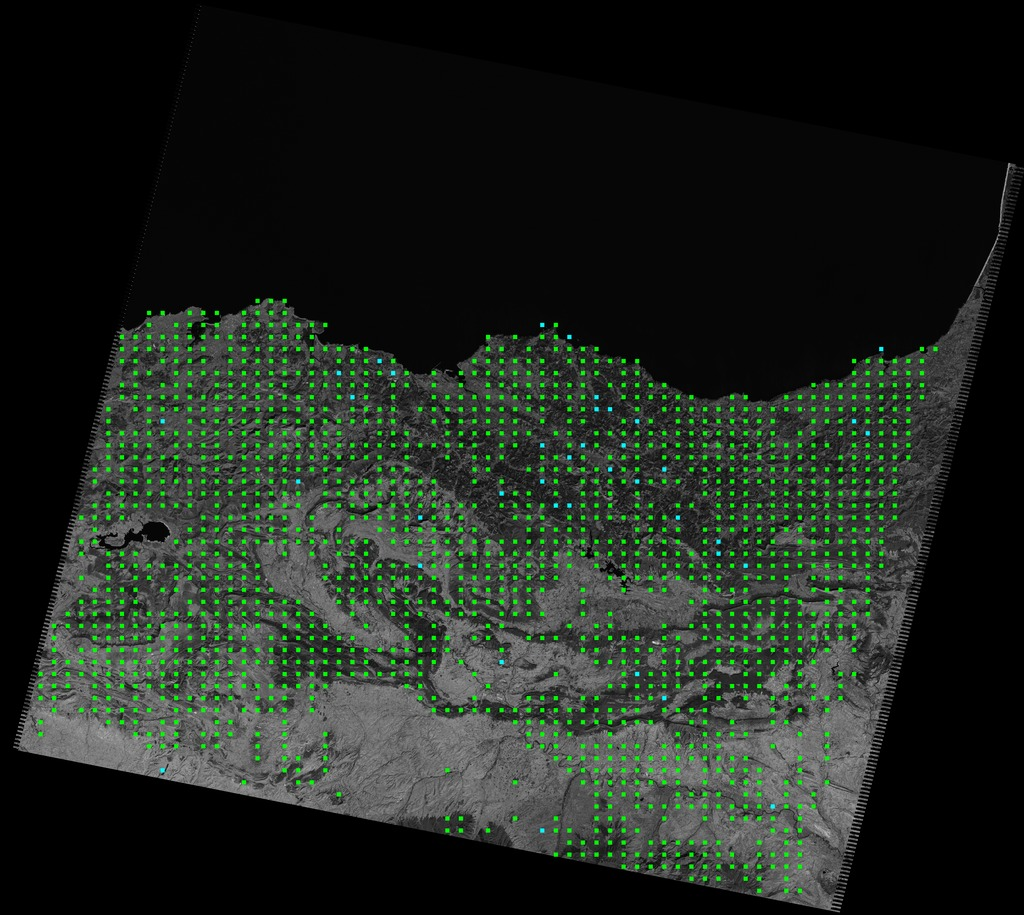
#> input picture Data/LT05_L1TP_201030_20110930_20161005_01_T1_VER.jpg, 1024 x 915 px
$ jupyter execute --allow-errors Pillow_Quickstart.ipynb
#> lines starting #> are read from the running program, lines starting #| are printed output that depends on the picture
## Pillow Quickstart

This is a notebook to test the basic functionality in the environment for the Python Package <b>pillow</b>. For more quickstart materials, see [here](https://pillow.readthedocs.io/en/stable/handbook/tutorial.html).

[cell 1]
from PIL import Image
from PIL import ImageFont
from PIL import ImageDraw
import numpy as np
from ipywidgets import interact

[cell 2]
im = Image.open("../Data/LT05_L1TP_201030_20110930_20161005_01_T1_VER.jpg")
#> im is the input picture: PIL image 1024x915 RGB; mean R, G, B 31.8, 39.5, 32
im2 = Image.open("../Data/sma2_river.tif")
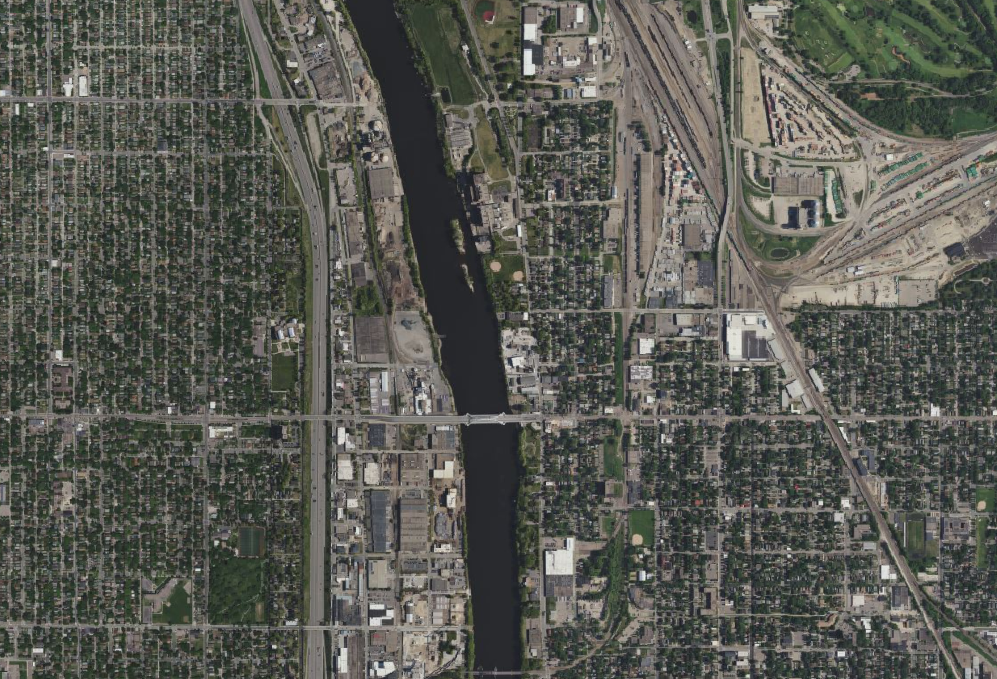
#> input picture Data/sma2_river.tif, 997 x 679 px
#> im2 is the input picture: PIL image 997x679 RGBA; mean R, G, B, A 89.7, 90.7, 83.7, 255

[cell 3]
im_np = np.array(im)
im_np

[cell 4]
def merge(im1, im2):
    w = im1.size[0] + im2.size[0]
#> w = 2021
    h = max(im1.size[1], im2.size[1])
#> h = 915
    im = Image.new("RGBA", (w, h))
#> im: PIL image 2021x915 RGBA; every value is 0

    im.paste(im1)
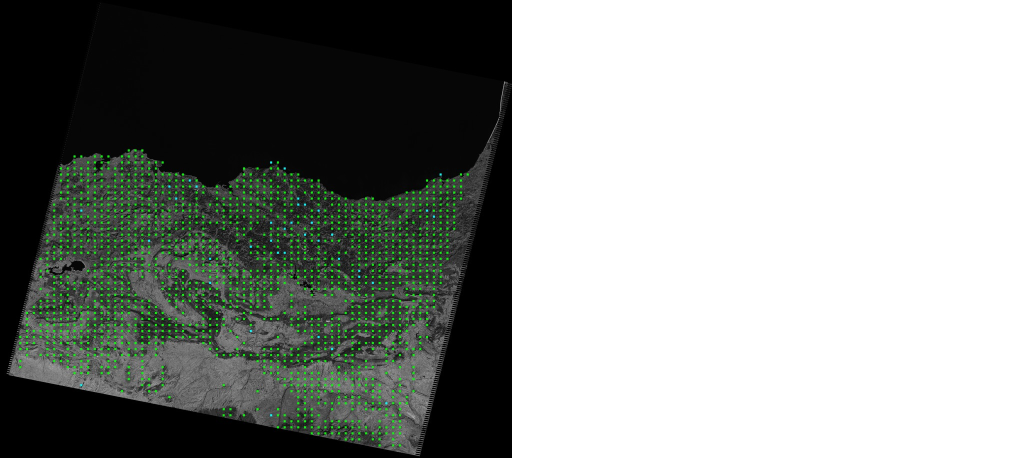
#> im: PIL image 2021x915 RGBA (shown at 1/2 size); mean R, G, B, A 16.1, 20, 16.2, 129.2; transparent parts drawn white
    im.paste(im2, (im1.size[0], 0))
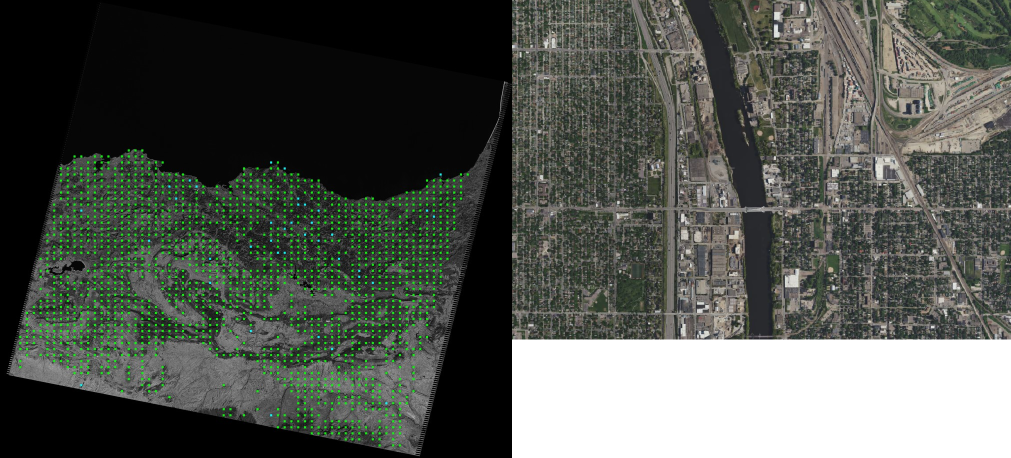
#> im: PIL image 2021x915 RGBA (shown at 1/2 size); mean R, G, B, A 49, 53.2, 46.9, 222.6; transparent parts drawn white

    return im

[cell 5]
merge(im, im2)

[cell 6]
r, g, b = im.split()
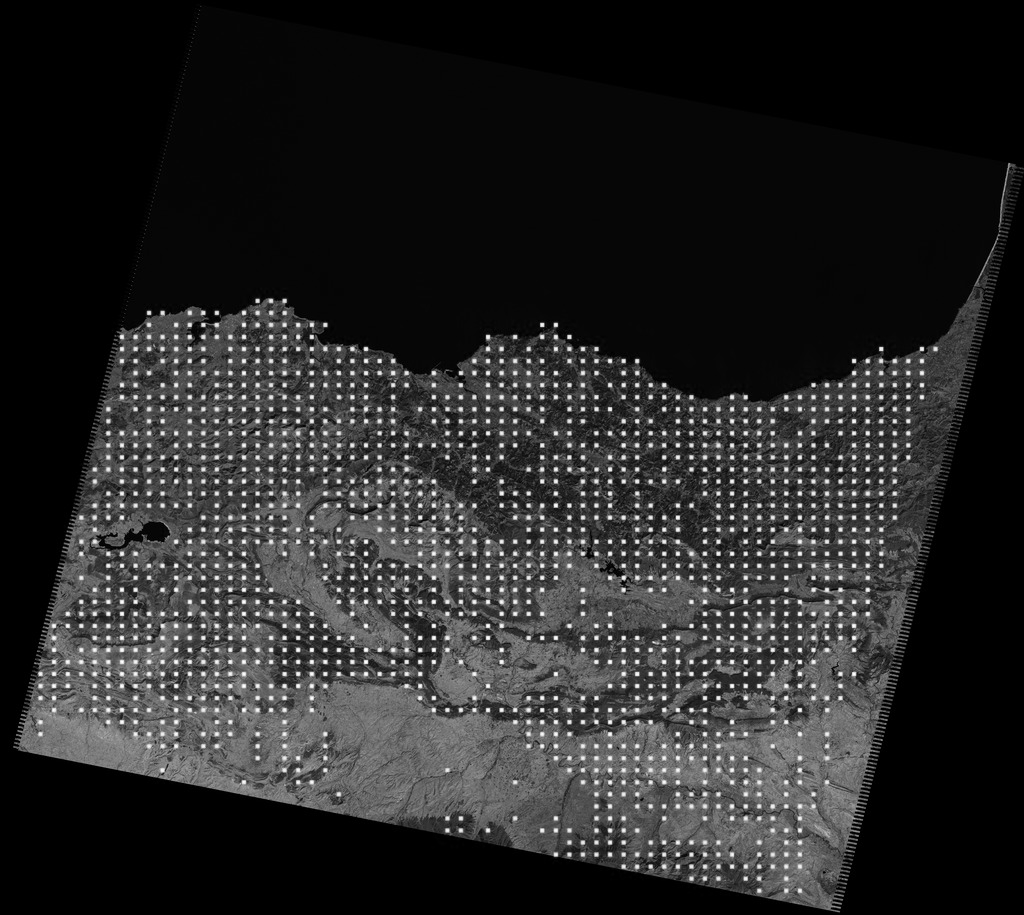
#> g: PIL image 1024x915 L; min 0, max 255, mean 39.5
im = Image.merge("RGB", (b, g, r))
#> im: PIL image 1024x915 RGB
im

[cell 7]
out = im.resize((128, 128))
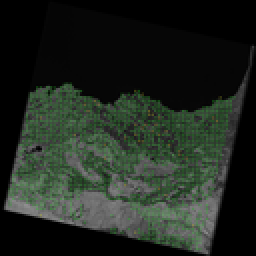
#> out: PIL image 128x128 RGB (shown 2 times larger); mean R, G, B 32.1, 39.6, 31.9
out = im.rotate(45) # degrees counter-clockwise
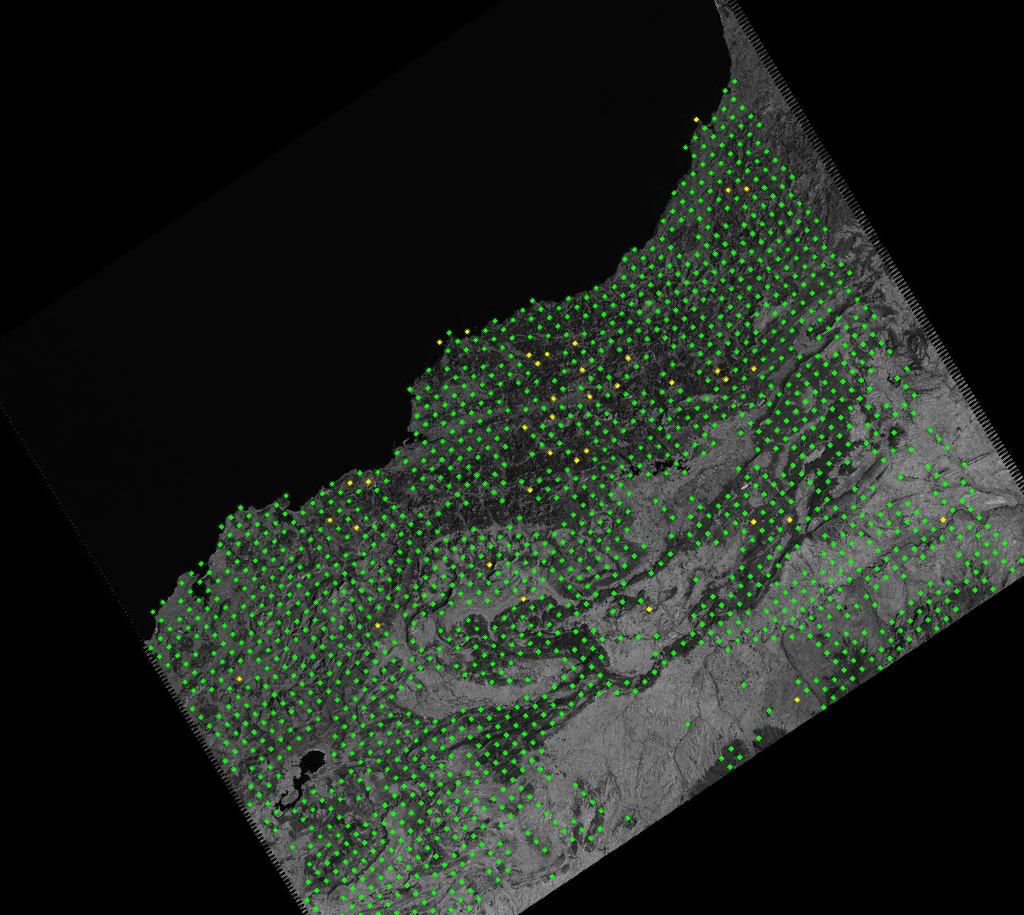
#> out: PIL image 1024x915 RGB; mean R, G, B 30.5, 37.9, 30.3
# out
